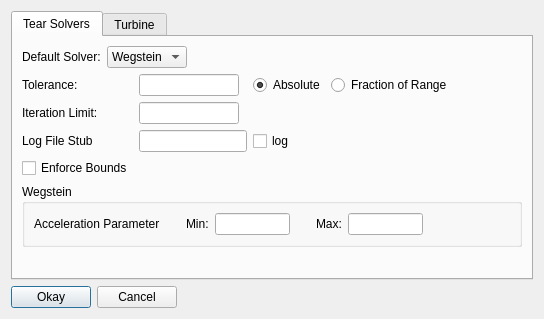
<?xml version="1.0" encoding="UTF-8"?>
<ui version="4.0">
 <class>flowsheetSettingsDialog</class>
 <widget class="QDialog" name="flowsheetSettingsDialog">
  <property name="geometry">
   <rect>
    <x>0</x>
    <y>0</y>
    <width>544</width>
    <height>319</height>
   </rect>
  </property>
  <property name="windowTitle">
   <string>Dialog</string>
  </property>
  <layout class="QVBoxLayout" name="verticalLayout_5">
   <item>
    <widget class="QTabWidget" name="tabWidget">
     <property name="currentIndex">
      <number>0</number>
     </property>
     <widget class="QWidget" name="tab">
      <attribute name="title">
       <string>Tear Solvers</string>
      </attribute>
      <layout class="QVBoxLayout" name="verticalLayout">
       <item>
        <layout class="QHBoxLayout" name="horizontalLayout_3">
         <item>
          <widget class="QLabel" name="label_3">
           <property name="text">
            <string>Default Solver:</string>
           </property>
           <property name="buddy">
            <cstring>tearSolverBox</cstring>
           </property>
          </widget>
         </item>
         <item>
          <widget class="QComboBox" name="tearSolverBox">
           <item>
            <property name="text">
             <string>Wegstein</string>
            </property>
           </item>
           <item>
            <property name="text">
             <string>Direct</string>
            </property>
           </item>
          </widget>
         </item>
         <item>
          <spacer name="horizontalSpacer_4">
           <property name="orientation">
            <enum>Qt::Horizontal</enum>
           </property>
           <property name="sizeHint" stdset="0">
            <size>
             <width>40</width>
             <height>20</height>
            </size>
           </property>
          </spacer>
         </item>
        </layout>
       </item>
       <item>
        <layout class="QGridLayout" name="gridLayout">
         <item row="3" column="3">
          <widget class="QCheckBox" name="logTearCheckBox">
           <property name="text">
            <string>log</string>
           </property>
          </widget>
         </item>
         <item row="1" column="4">
          <widget class="QRadioButton" name="tearFracTolRadioButton">
           <property name="text">
            <string>Fraction of Range</string>
           </property>
          </widget>
         </item>
         <item row="3" column="0">
          <widget class="QLabel" name="label_8">
           <property name="text">
            <string>Log File Stub</string>
           </property>
          </widget>
         </item>
         <item row="2" column="2">
          <widget class="QLineEdit" name="tearItLimitEdit">
           <property name="sizePolicy">
            <sizepolicy hsizetype="Expanding" vsizetype="Fixed">
             <horstretch>0</horstretch>
             <verstretch>0</verstretch>
            </sizepolicy>
           </property>
           <property name="maximumSize">
            <size>
             <width>100</width>
             <height>16777215</height>
            </size>
           </property>
          </widget>
         </item>
         <item row="1" column="2">
          <widget class="QLineEdit" name="tearTolEdit">
           <property name="sizePolicy">
            <sizepolicy hsizetype="Expanding" vsizetype="Fixed">
             <horstretch>0</horstretch>
             <verstretch>0</verstretch>
            </sizepolicy>
           </property>
           <property name="maximumSize">
            <size>
             <width>100</width>
             <height>16777215</height>
            </size>
           </property>
          </widget>
         </item>
         <item row="1" column="3">
          <widget class="QRadioButton" name="tearAbsTolRadioButton">
           <property name="text">
            <string>Absolute</string>
           </property>
           <property name="checked">
            <bool>true</bool>
           </property>
          </widget>
         </item>
         <item row="2" column="0">
          <widget class="QLabel" name="label_2">
           <property name="text">
            <string>Iteration Limit:</string>
           </property>
           <property name="buddy">
            <cstring>tearItLimitEdit</cstring>
           </property>
          </widget>
         </item>
         <item row="1" column="0">
          <widget class="QLabel" name="label">
           <property name="text">
            <string>Tolerance:</string>
           </property>
           <property name="buddy">
            <cstring>tearTolEdit</cstring>
           </property>
          </widget>
         </item>
         <item row="1" column="5">
          <spacer name="horizontalSpacer_2">
           <property name="orientation">
            <enum>Qt::Horizontal</enum>
           </property>
           <property name="sizeHint" stdset="0">
            <size>
             <width>40</width>
             <height>20</height>
            </size>
           </property>
          </spacer>
         </item>
         <item row="3" column="2">
          <widget class="QLineEdit" name="logTearStubEdit"/>
         </item>
         <item row="4" column="0">
          <widget class="QCheckBox" name="tearBoundCheckBox">
           <property name="text">
            <string>Enforce Bounds</string>
           </property>
          </widget>
         </item>
        </layout>
       </item>
       <item>
        <layout class="QHBoxLayout" name="horizontalLayout_2"/>
       </item>
       <item>
        <widget class="QGroupBox" name="groupBox_2">
         <property name="title">
          <string>Wegstein</string>
         </property>
         <layout class="QVBoxLayout" name="verticalLayout_2">
          <item>
           <layout class="QHBoxLayout" name="horizontalLayout_5">
            <item>
             <widget class="QLabel" name="label_5">
              <property name="text">
               <string>Acceleration Parameter</string>
              </property>
             </widget>
            </item>
            <item>
             <spacer name="horizontalSpacer_6">
              <property name="orientation">
               <enum>Qt::Horizontal</enum>
              </property>
              <property name="sizeType">
               <enum>QSizePolicy::Fixed</enum>
              </property>
              <property name="sizeHint" stdset="0">
               <size>
                <width>20</width>
                <height>20</height>
               </size>
              </property>
             </spacer>
            </item>
            <item>
             <widget class="QLabel" name="label_6">
              <property name="text">
               <string>Min:</string>
              </property>
              <property name="buddy">
               <cstring>wegAccMinEdit</cstring>
              </property>
             </widget>
            </item>
            <item>
             <widget class="QLineEdit" name="wegAccMinEdit">
              <property name="maximumSize">
               <size>
                <width>75</width>
                <height>16777215</height>
               </size>
              </property>
             </widget>
            </item>
            <item>
             <spacer name="horizontalSpacer_7">
              <property name="orientation">
               <enum>Qt::Horizontal</enum>
              </property>
              <property name="sizeType">
               <enum>QSizePolicy::Fixed</enum>
              </property>
              <property name="sizeHint" stdset="0">
               <size>
                <width>20</width>
                <height>20</height>
               </size>
              </property>
             </spacer>
            </item>
            <item>
             <widget class="QLabel" name="label_7">
              <property name="text">
               <string>Max:</string>
              </property>
              <property name="buddy">
               <cstring>wegAccMaxEdit</cstring>
              </property>
             </widget>
            </item>
            <item>
             <widget class="QLineEdit" name="wegAccMaxEdit">
              <property name="maximumSize">
               <size>
                <width>75</width>
                <height>16777215</height>
               </size>
              </property>
             </widget>
            </item>
            <item>
             <spacer name="horizontalSpacer">
              <property name="orientation">
               <enum>Qt::Horizontal</enum>
              </property>
              <property name="sizeHint" stdset="0">
               <size>
                <width>40</width>
                <height>20</height>
               </size>
              </property>
             </spacer>
            </item>
           </layout>
          </item>
         </layout>
        </widget>
       </item>
       <item>
        <spacer name="verticalSpacer">
         <property name="orientation">
          <enum>Qt::Vertical</enum>
         </property>
         <property name="sizeHint" stdset="0">
          <size>
           <width>20</width>
           <height>40</height>
          </size>
         </property>
        </spacer>
       </item>
      </layout>
     </widget>
     <widget class="QWidget" name="tab_2">
      <attribute name="title">
       <string>Turbine</string>
      </attribute>
      <layout class="QVBoxLayout" name="verticalLayout_3">
       <item>
        <layout class="QHBoxLayout" name="horizontalLayout">
         <item>
          <widget class="QLabel" name="label_4">
           <property name="text">
            <string>Maximum Stagger Start Time: </string>
           </property>
           <property name="buddy">
            <cstring>staggerTimeEdit</cstring>
           </property>
          </widget>
         </item>
         <item>
          <widget class="QLineEdit" name="staggerTimeEdit"/>
         </item>
         <item>
          <spacer name="horizontalSpacer_3">
           <property name="orientation">
            <enum>Qt::Horizontal</enum>
           </property>
           <property name="sizeHint" stdset="0">
            <size>
             <width>40</width>
             <height>20</height>
            </size>
           </property>
          </spacer>
         </item>
        </layout>
       </item>
       <item>
        <spacer name="verticalSpacer_2">
         <property name="orientation">
          <enum>Qt::Vertical</enum>
         </property>
         <property name="sizeHint" stdset="0">
          <size>
           <width>20</width>
           <height>194</height>
          </size>
         </property>
        </spacer>
       </item>
      </layout>
     </widget>
    </widget>
   </item>
   <item>
    <layout class="QHBoxLayout" name="horizontalLayout_6">
     <item>
      <widget class="QPushButton" name="okayButton">
       <property name="text">
        <string>Okay</string>
       </property>
       <property name="icon">
        <iconset>
         <normalon>:/icons/icons/check.svg</normalon>
        </iconset>
       </property>
      </widget>
     </item>
     <item>
      <widget class="QPushButton" name="cancelButton">
       <property name="text">
        <string>Cancel</string>
       </property>
       <property name="icon">
        <iconset>
         <normalon>:/icons/icons/delete.svg</normalon>
        </iconset>
       </property>
      </widget>
     </item>
     <item>
      <spacer name="horizontalSpacer_8">
       <property name="orientation">
        <enum>Qt::Horizontal</enum>
       </property>
       <property name="sizeHint" stdset="0">
        <size>
         <width>40</width>
         <height>20</height>
        </size>
       </property>
      </spacer>
     </item>
    </layout>
   </item>
  </layout>
 </widget>
 <resources>
  <include location="foqus_lib.gui.icons.qrc"/>
 </resources>
 <connections/>
</ui>
